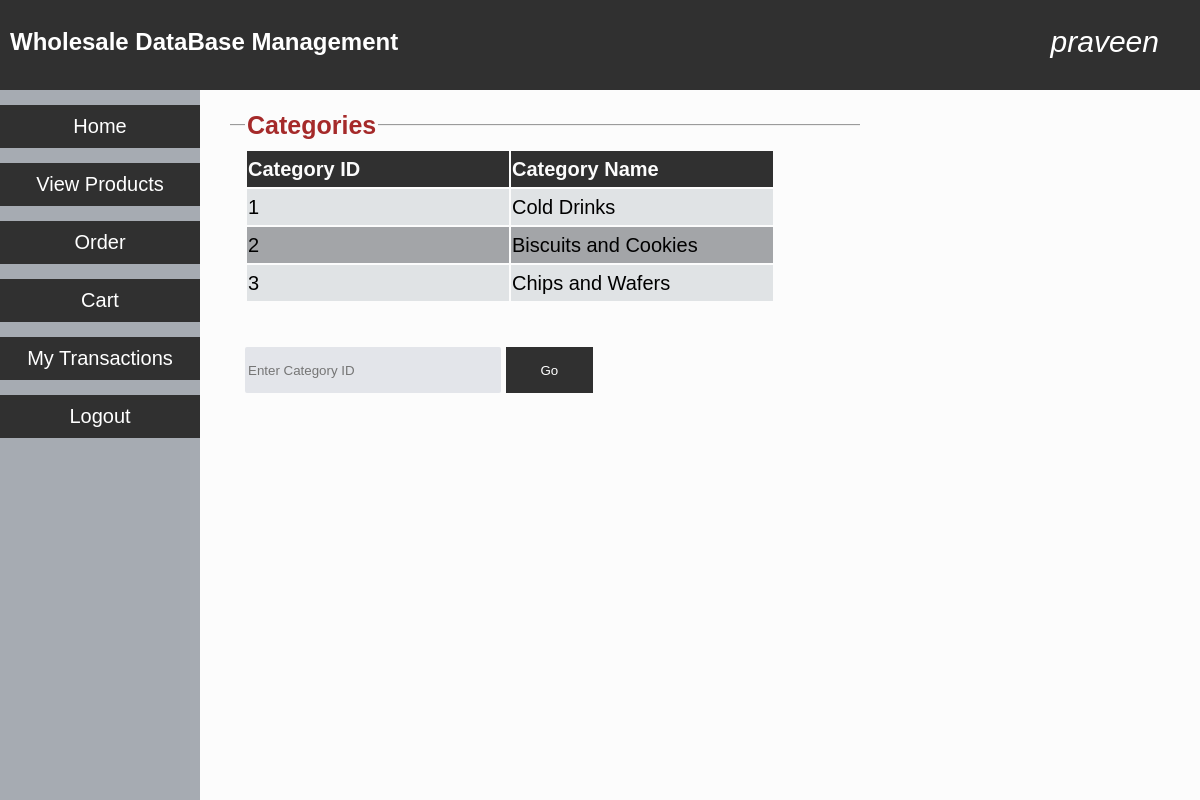
The page /viewproductsCustomer.php (signed in) on the database its author committed.
### tables this page shows
CREATE TABLE `categories` (
  `category_id` int(11) NOT NULL,
  `category_name` varchar(20) DEFAULT NULL
);

### viewproductsCustomer.php (the view, shortened to what this page needs)
<!DOCTYPE html>
<html>
<head>
	<link rel='stylesheet' href="css/style.css">
</head>
<body>
	<div class="topStyle">
		<h2 style="color:white;">Wholesale DataBase Management</h2>
		<a class='userNameDisplay'><?php echo $_SESSION['loginUser']; ?></a>
	</div>
	<div class='sidebar'>
		<button onclick="location.href='customerHome.php'">Home</button>
		<button onclick="location.href='viewProductsCustomer.php'">View Products</button>
		<button onclick="location.href='order.php'">Order</button>
		<button onclick="location.href='cart.php'">Cart</button>
		<button onclick="location.href='customerViewTransactions.php'">My Transactions</button>
		<button onclick="location.href='logout.php'">Logout</button>
	</div>
<div class='container'>
	<fieldset><legend><b>Categories</b></legend>
		<table><tr><th>Category ID</th><th>Category Name</th></tr>
		<?php
			$conn=mysqli_connect("localhost","root","","wholesale");
			$sql="select * from categories";
			$result=mysqli_query($conn,$sql);
			while($row=mysqli_fetch_assoc($result)){
				echo "<tr><td>".$row['category_id']."</td><td>".$row['category_name']."</td></tr>";
			}
			echo "</table><br>";
		?>
		<form action="<?php echo $_SERVER['PHP_SELF']; ?>" method='get'>
			<input class='formInputItem' type=text name="catID" placeholder="Enter Category ID" required><input class='goBtn' type=submit name='submit' value='Go'>
		</form><br><br>
	</fieldset>
</div>
</body>
</html>

### css/style.css (style rules this page uses)
.topStyle { top:0; padding:10px; position:fixed; left:0; height:70px; width:100%; background-color: #303030; z-index: 10; }
.sidebar { display: block; position:fixed; margin-top:70px; top:20px; left:0; padding-top:15px; width:200px; height:100%; background-color: #a6abb2; z-index:5; }
.container { position:absolute; margin-top: 70px; margin-left:200px; margin-right:0; padding: 30px 20px 20px 20px; z-index: 1; }
.container form { line-height: 2em; display: block; }
.container table { text-align:left; font-style:normal; }
.container table td { vertical-align:top; }
.container table tr:nth-child(odd) { background-color: #a3a5a8; }
.container table tr:nth-child(even) { background-color: #e0e3e5; }
.container table th { min-width:13em; color:#fcfcfc; background-color: #303030; }
.container fieldset { min-height: 200px; min-width:30em; font-size: 20px; font-style:italic; line-height: 1.7em; border-left:none; border-right:none; border-bottom:none; }
.container fieldset legend { font-size: 25px; color:brown; font-style:normal; }
.sidebar button { text-decoration: none; border:none; background-color: #303030; padding:10px; height:20px auto; font-size: 20px; cursor:pointer; width:200px; margin-bottom:15px; color:white; }
.userNameDisplay { top:30px; right:5%; position:absolute; color:white; font-style:italic; font-size: 30px; }
body { top:0; left:0; background-color: #fcfcfc; font-family:sans-serif; line-height: 1.5em; }
.formInputItem { padding:3px; width:250px; border:0px; border-radius: 2px; background-color:#e3e5ea; display: inline-block; height:40px; margin-top:10px; margin-right: 5px; }
.goBtn { min-width:6.5em; height:3.5em; border:none; background-color: #303030; color:white; cursor:pointer; }

### rows shown on the page
categories: category_id "1", category_name "Cold Drinks"
categories: category_id "2", category_name "Biscuits and Cookies"
categories: category_id "3", category_name "Chips and Wafers"

### other values the page prints
$_SESSION['loginUser'] "praveen"
